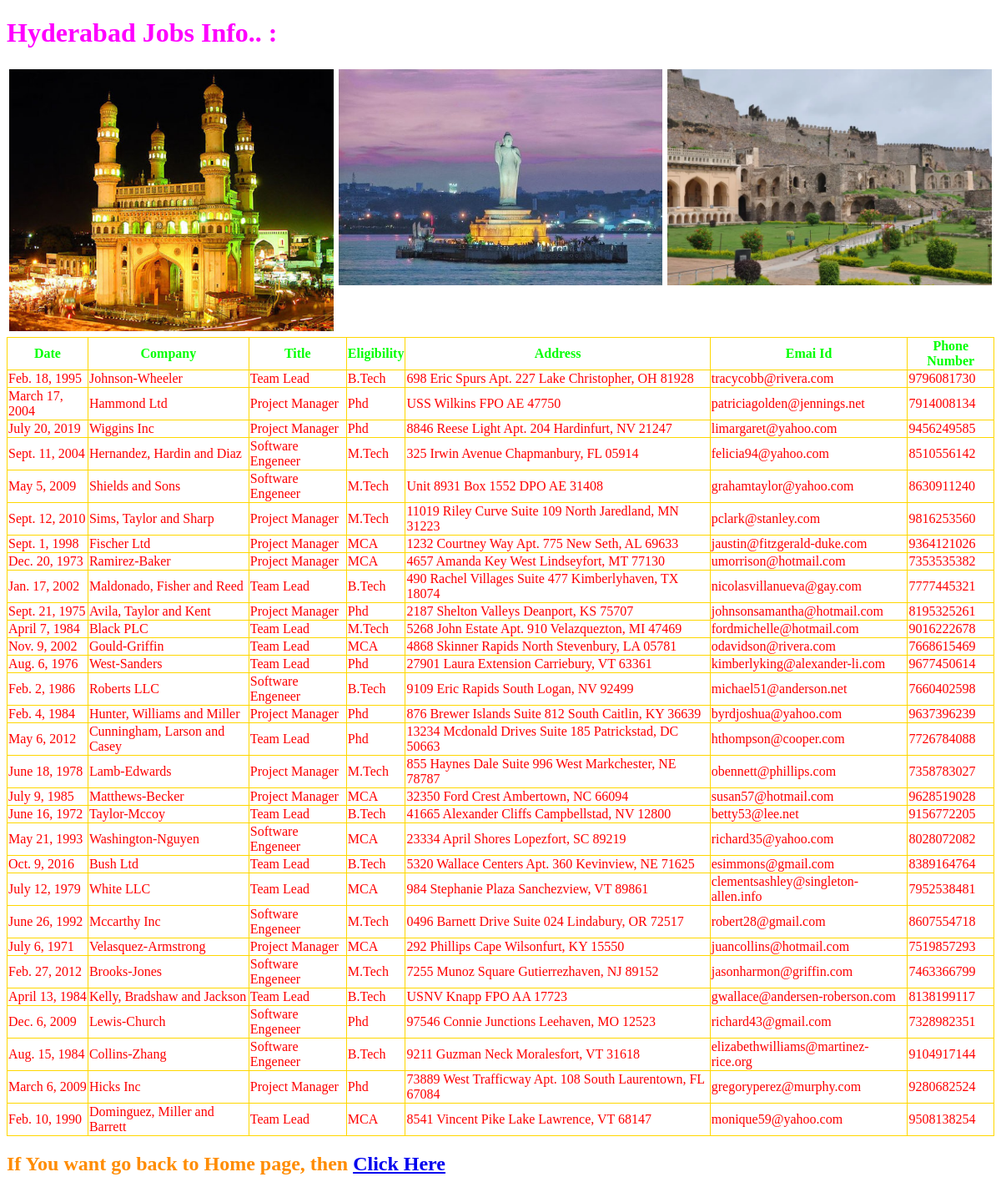
The app's page /hyd/ with its own data.
### testapp/models.py (models this page shows)
class HYD_JOBS(models.Model):
    date=models.DateField()
    company=models.CharField(max_length=100)
    title=models.CharField(max_length=100)
    eligibility=models.CharField(max_length=100)
    address=models.CharField(max_length=100)
    email=models.EmailField()
    phnumber=models.IntegerField()

### testapp/views.py (the view)
# urls.py: path('hyd/',views.hyd),
def hyd(request):
    list=HYD_JOBS.objects.all()
    dict={'list':list}
    return render(request, 'html/hydjob.html', context=dict)

### templates/html/hydjob.html (shortened to what this page needs)
<!DOCTYPE html>
{%load staticfiles %}
<html lang="en" dir="ltr">
  <head>
    <link rel="stylesheet" href="{% static 'css/demo.css'%}">
  </head>
  <body>
    <h1>Hyderabad Jobs Info.. : </h1>
    <div class="row">
      <div class="column">
        <img src="{% static 'image/hyd_charminar.jpg'%}" width="100%" height="100%">
      </div>
      <div class="column">
        <img src="{% static 'image/Hyd_budh.jpg'%}" width="100%" height="80%">
      </div>
      <div class="column">
        <img src="{% static 'image/hyd_Golconda.webp'%}" width="100%" height="100%">
      </div>
    </div>
    {% if list %}
    <table>
      <thead>
        <th> Date </th>
        <th> Company </th>
        <th> Title </th>
        <th> Eligibility </th>
        <th> Address </th>
        <th> Emai Id </th>
        <th> Phone Number </th>
      </thead>
      {% for i in list %}
      <tr>
        <td>{{i.date}}</td>
        <td>{{i.company}}</td>
        <td>{{i.title}}</td>
        <td>{{i.eligibility}}</td>
        <td>{{i.address}}</td>
        <td>{{i.email}}</td>
        <td>{{i.phnumber}}</td>
      </tr>
      {% endfor %}
    </table>
    {% else %}
    <p> No Record Found..</p>
    {% endif %}
    <h2> If You  want go back to Home page, then <a class="btn btn-primary btn-lg" href="/$" role="button">Click Here</a> </h2>
  </body>
</html>

### static/css/demo.css (style rules this page uses)
body { background: url(https://images.unsplash.com/photo-1539362286735-21789f9187f7?ixlib=rb-1.2.1&ixid=eyJhcHBfaWQiOjQzMzEwfQ&auto=format&fit=crop&w=750&q=80); background-repeat: no-repeat; background-size: cover; }
table, th, td { border: 1px solid Gold; }
table { border-collapse: collapse; }
td { color: Red; }
th { color: lime; }
h1 { color: magenta; }
h2 { color: darkorange; }
* { box-sizing: border-box; }
.column { float: left; width: 33.33%; padding: 3px; }
.row { clear: both; display: table; }

### records on screen
HYD_JOBS: date "Feb. 18, 1995", company "Johnson-Wheeler", title "Team Lead", eligibility "B.Tech", address "698 Eric Spurs Apt. 227 Lake Christopher, OH 81928", email "tracycobb@rivera.com", phnumber "9796081730"
HYD_JOBS: date "March 17, 2004", company "Hammond Ltd", title "Project Manager", eligibility "Phd", address "USS Wilkins FPO AE 47750", email "patriciagolden@jennings.net", phnumber "7914008134"
HYD_JOBS: date "July 20, 2019", company "Wiggins Inc", title "Project Manager", eligibility "Phd", address "8846 Reese Light Apt. 204 Hardinfurt, NV 21247", email "limargaret@yahoo.com", phnumber "9456249585"
HYD_JOBS: date "Sept. 11, 2004", company "Hernandez, Hardin and Diaz", title "Software Engeneer", eligibility "M.Tech", address "325 Irwin Avenue Chapmanbury, FL 05914", email "felicia94@yahoo.com", phnumber "8510556142"
HYD_JOBS: date "May 5, 2009", company "Shields and Sons", title "Software Engeneer", eligibility "M.Tech", address "Unit 8931 Box 1552 DPO AE 31408", email "grahamtaylor@yahoo.com", phnumber "8630911240"
HYD_JOBS: date "Sept. 12, 2010", company "Sims, Taylor and Sharp", title "Project Manager", eligibility "M.Tech", address "11019 Riley Curve Suite 109 North Jaredland, MN 31223", email "pclark@stanley.com", phnumber "9816253560"
HYD_JOBS: date "Sept. 1, 1998", company "Fischer Ltd", title "Project Manager", eligibility "MCA", address "1232 Courtney Way Apt. 775 New Seth, AL 69633", email "jaustin@fitzgerald-duke.com", phnumber "9364121026"
HYD_JOBS: date "Dec. 20, 1973", company "Ramirez-Baker", title "Project Manager", eligibility "MCA", address "4657 Amanda Key West Lindseyfort, MT 77130", email "umorrison@hotmail.com", phnumber "7353535382"
HYD_JOBS: date "Jan. 17, 2002", company "Maldonado, Fisher and Reed", title "Team Lead", eligibility "B.Tech", address "490 Rachel Villages Suite 477 Kimberlyhaven, TX 18074", email "nicolasvillanueva@gay.com", phnumber "7777445321"
HYD_JOBS: date "Sept. 21, 1975", company "Avila, Taylor and Kent", title "Project Manager", eligibility "Phd", address "2187 Shelton Valleys Deanport, KS 75707", email "johnsonsamantha@hotmail.com", phnumber "8195325261"
HYD_JOBS: date "April 7, 1984", company "Black PLC", title "Team Lead", eligibility "M.Tech", address "5268 John Estate Apt. 910 Velazquezton, MI 47469", email "fordmichelle@hotmail.com", phnumber "9016222678"
HYD_JOBS: date "Nov. 9, 2002", company "Gould-Griffin", title "Team Lead", eligibility "MCA", address "4868 Skinner Rapids North Stevenbury, LA 05781", email "odavidson@rivera.com", phnumber "7668615469"
HYD_JOBS: date "Aug. 6, 1976", company "West-Sanders", title "Team Lead", eligibility "Phd", address "27901 Laura Extension Carriebury, VT 63361", email "kimberlyking@alexander-li.com", phnumber "9677450614"
HYD_JOBS: date "Feb. 2, 1986", company "Roberts LLC", title "Software Engeneer", eligibility "B.Tech", address "9109 Eric Rapids South Logan, NV 92499", email "michael51@anderson.net", phnumber "7660402598"
HYD_JOBS: date "Feb. 4, 1984", company "Hunter, Williams and Miller", title "Project Manager", eligibility "Phd", address "876 Brewer Islands Suite 812 South Caitlin, KY 36639", email "byrdjoshua@yahoo.com", phnumber "9637396239"
HYD_JOBS: date "May 6, 2012", company "Cunningham, Larson and Casey", title "Team Lead", eligibility "Phd", address "13234 Mcdonald Drives Suite 185 Patrickstad, DC 50663", email "hthompson@cooper.com", phnumber "7726784088"
HYD_JOBS: date "June 18, 1978", company "Lamb-Edwards", title "Project Manager", eligibility "M.Tech", address "855 Haynes Dale Suite 996 West Markchester, NE 78787", email "obennett@phillips.com", phnumber "7358783027"
HYD_JOBS: date "July 9, 1985", company "Matthews-Becker", title "Project Manager", eligibility "MCA", address "32350 Ford Crest Ambertown, NC 66094", email "susan57@hotmail.com", phnumber "9628519028"
HYD_JOBS: date "June 16, 1972", company "Taylor-Mccoy", title "Team Lead", eligibility "B.Tech", address "41665 Alexander Cliffs Campbellstad, NV 12800", email "betty53@lee.net", phnumber "9156772205"
HYD_JOBS: date "May 21, 1993", company "Washington-Nguyen", title "Software Engeneer", eligibility "MCA", address "23334 April Shores Lopezfort, SC 89219", email "richard35@yahoo.com", phnumber "8028072082"
HYD_JOBS: date "Oct. 9, 2016", company "Bush Ltd", title "Team Lead", eligibility "B.Tech", address "5320 Wallace Centers Apt. 360 Kevinview, NE 71625", email "esimmons@gmail.com", phnumber "8389164764"
HYD_JOBS: date "July 12, 1979", company "White LLC", title "Team Lead", eligibility "MCA", address "984 Stephanie Plaza Sanchezview, VT 89861", email "clementsashley@singleton-allen.info", phnumber "7952538481"
HYD_JOBS: date "June 26, 1992", company "Mccarthy Inc", title "Software Engeneer", eligibility "M.Tech", address "0496 Barnett Drive Suite 024 Lindabury, OR 72517", email "robert28@gmail.com", phnumber "8607554718"
HYD_JOBS: date "July 6, 1971", company "Velasquez-Armstrong", title "Project Manager", eligibility "MCA", address "292 Phillips Cape Wilsonfurt, KY 15550", email "juancollins@hotmail.com", phnumber "7519857293"
HYD_JOBS: date "Feb. 27, 2012", company "Brooks-Jones", title "Software Engeneer", eligibility "M.Tech", address "7255 Munoz Square Gutierrezhaven, NJ 89152", email "jasonharmon@griffin.com", phnumber "7463366799"
HYD_JOBS: date "April 13, 1984", company "Kelly, Bradshaw and Jackson", title "Team Lead", eligibility "B.Tech", address "USNV Knapp FPO AA 17723", email "gwallace@andersen-roberson.com", phnumber "8138199117"
HYD_JOBS: date "Dec. 6, 2009", company "Lewis-Church", title "Software Engeneer", eligibility "Phd", address "97546 Connie Junctions Leehaven, MO 12523", email "richard43@gmail.com", phnumber "7328982351"
HYD_JOBS: date "Aug. 15, 1984", company "Collins-Zhang", title "Software Engeneer", eligibility "B.Tech", address "9211 Guzman Neck Moralesfort, VT 31618", email "elizabethwilliams@martinez-rice.org", phnumber "9104917144"
HYD_JOBS: date "March 6, 2009", company "Hicks Inc", title "Project Manager", eligibility "Phd", address "73889 West Trafficway Apt. 108 South Laurentown, FL 67084", email "gregoryperez@murphy.com", phnumber "9280682524"
HYD_JOBS: date "Feb. 10, 1990", company "Dominguez, Miller and Barrett", title "Team Lead", eligibility "MCA", address "8541 Vincent Pike Lake Lawrence, VT 68147", email "monique59@yahoo.com", phnumber "9508138254"
